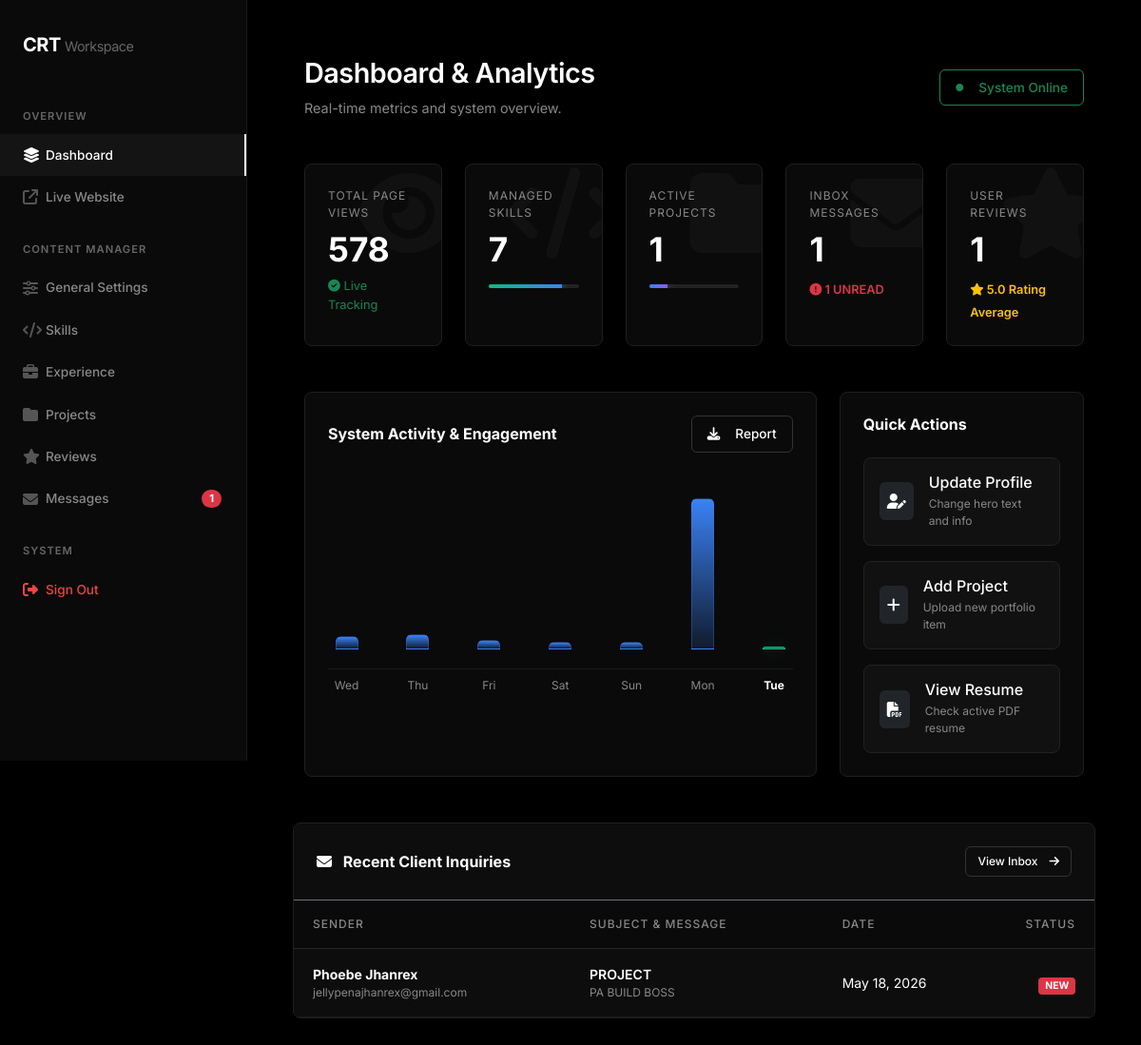
The page /admin/index (signed in) on the database its author committed.
### tables this page shows
CREATE TABLE `messages` (
  `id` int(11) NOT NULL,
  `name` varchar(100) NOT NULL,
  `email` varchar(100) NOT NULL,
  `subject` varchar(255) DEFAULT NULL,
  `message` text NOT NULL,
  `created_at` timestamp NOT NULL DEFAULT current_timestamp(),
  `is_read` tinyint(1) DEFAULT 0
);

### includes/db.php (called while the page is built, shortened)
<?php
$is_localhost = isset($_SERVER['HTTP_HOST']) && ($_SERVER['HTTP_HOST'] === 'localhost' || $_SERVER['HTTP_HOST'] === '127.0.0.1' || in_array($_SERVER['REMOTE_ADDR'], ['127.0.0.1', '::1']));
$base_url = $is_localhost ? '/garu' : '';
?>

### admin/index.php (the view, shortened to what this page needs)
<?php
include 'includes/header.php';
$base_url = $base_url ?? '';
$total_views = $pdo->query("SELECT COUNT(*) FROM analytics")->fetchColumn();
$messages_count = $pdo->query("SELECT COUNT(*) FROM messages")->fetchColumn();
$unread_messages_count = $pdo->query("SELECT COUNT(*) FROM messages WHERE is_read = 0")->fetchColumn();
$reviews_count = $pdo->query("SELECT COUNT(*) FROM ratings")->fetchColumn();
$avg_rating = $pdo->query("SELECT AVG(rating) FROM ratings")->fetchColumn();
$avg_rating = $avg_rating ? number_format($avg_rating, 1) : '0.0';
$chart_data = [];
$max_views = 0;
for ($i = 6; $i >= 0; $i--) {
    $date = date('Y-m-d', strtotime("-$i days"));
    $day_name = date('D', strtotime($date));
    $stmt = $pdo->prepare("SELECT COUNT(*) FROM analytics WHERE visit_date = ?");
    $stmt->execute([$date]);
    $views = $stmt->fetchColumn();
    $chart_data[] = ['day' => $day_name, 'views' => $views, 'date' => $date];
    if ($views > $max_views) $max_views = $views;
}
?>
    <div class="d-flex justify-content-between align-items-center mb-5">
        <div>
            <h1 class="page-title">Dashboard & Analytics</h1>
            <p class="page-subtitle mb-0">Real-time metrics and system overview.</p>
        </div>
        <div>
            <span class="btn-outline-custom text-success border-success" style="pointer-events:none;">
                <i class="fa-solid fa-circle text-success me-2" style="font-size:0.5rem;"></i> System Online
            </span>
        </div>
    </div>
    <div class="row g-4 mb-5">
        <div class="col-xl col-md-4 col-sm-6">
            <div class="card-custom h-100 position-relative overflow-hidden">
                <div style="position: absolute; top: -20px; right: -20px; color: #111; font-size: 6rem; z-index: 0;"><i class="fa-solid fa-eye"></i></div>
                <div style="position: relative; z-index: 1;">
                    <p class="text-muted-custom text-uppercase mb-2" style="font-size: 0.75rem; letter-spacing: 1px;">Total Page Views</p>
                    <h3 class="fw-bold mb-2" style="font-size: 2.2rem; color: #fff;"><?= number_format($total_views) ?></h3>
                    <div class="d-flex align-items-center gap-2">
                        <span class="text-success" style="font-size: 0.8rem;"><i class="fa-solid fa-circle-check"></i> Live Tracking</span>
                    </div>
                </div>
            </div>
        </div>
        <div class="col-xl col-md-4 col-sm-6">
            <div class="card-custom h-100 position-relative overflow-hidden">
                <div style="position: absolute; top: -20px; right: -20px; color: #111; font-size: 6rem; z-index: 0;"><i class="fa-solid fa-code"></i></div>
                <div style="position: relative; z-index: 1;">
                    <p class="text-muted-custom text-uppercase mb-2" style="font-size: 0.75rem; letter-spacing: 1px;">Managed Skills</p>
                    <?php
                    $sc = $pdo->query("SELECT COUNT(*) FROM skills")->fetchColumn();
                    $avg_percentage = $pdo->query("SELECT AVG(percentage) FROM skills")->fetchColumn();
                    $avg_percentage = $avg_percentage ? round($avg_percentage) : 0;
                    ?>
                    <h3 class="fw-bold mb-2" style="font-size: 2.2rem; color: #fff;"><?= $sc ?></h3>
                    <div class="progress mt-3" style="height: 4px; background: #222; border-radius: 4px; overflow: hidden;" title="Average Skill Proficiency: <?= $avg_percentage ?>%">
                        <div class="progress-bar" style="width: <?= $avg_percentage ?>%; background: linear-gradient(90deg, #10b981, #3b82f6); box-shadow: 0 0 8px #10b981; transition: width 1s ease;"></div>
                    </div>
                </div>
            </div>
        </div>
        <div class="col-xl col-md-4 col-sm-6">
            <div class="card-custom h-100 position-relative overflow-hidden">
                <div style="position: absolute; top: -20px; right: -20px; color: #111; font-size: 6rem; z-index: 0;"><i class="fa-solid fa-folder"></i></div>
                <div style="position: relative; z-index: 1;">
                    <p class="text-muted-custom text-uppercase mb-2" style="font-size: 0.75rem; letter-spacing: 1px;">Active Projects</p>
                    <?php
                    $pc = $pdo->query("SELECT COUNT(*) FROM projects")->fetchColumn();
                    $project_ratio = min(($pc / 5) * 100, 100);
                    ?>
                    <h3 class="fw-bold mb-2" style="font-size: 2.2rem; color: #fff;"><?= $pc ?></h3>
                    <div class="progress mt-3" style="height: 4px; background: #222; border-radius: 4px; overflow: hidden;" title="Completion Target Ratio (Target: 5 projects)">
                        <div class="progress-bar" style="width: <?= $project_ratio ?>%; background: linear-gradient(90deg, #3b82f6, #8b5cf6); box-shadow: 0 0 8px #3b82f6; transition: width 1s ease;"></div>
                    </div>
                </div>
            </div>
        </div>
        <div class="col-xl col-md-6 col-sm-6">
            <div class="card-custom h-100 position-relative overflow-hidden">
                <div style="position: absolute; top: -20px; right: -20px; color: #111; font-size: 6rem; z-index: 0;"><i class="fa-solid fa-envelope"></i></div>
                <div style="position: relative; z-index: 1;">
                    <p class="text-muted-custom text-uppercase mb-2" style="font-size: 0.75rem; letter-spacing: 1px;">Inbox Messages</p>
                    <h3 class="fw-bold mb-2" style="font-size: 2.2rem; color: #fff;"><?= $messages_count ?></h3>
                    <?php if($unread_messages_count > 0): ?>
                        <span class="text-danger" style="font-size: 0.8rem; font-weight: 600;"><i class="fa-solid fa-circle-exclamation"></i> <?= $unread_messages_count ?> UNREAD</span>
                    <?php else: ?>
                        <span class="text-success" style="font-size: 0.8rem;"><i class="fa-solid fa-circle-check"></i> Inbox all read</span>
                    <?php endif; ?>
                </div>
            </div>
        </div>
        <div class="col-xl col-md-6 col-sm-6">
            <div class="card-custom h-100 position-relative overflow-hidden">
                <div style="position: absolute; top: -20px; right: -20px; color: #111; font-size: 6rem; z-index: 0;"><i class="fa-solid fa-star"></i></div>
                <div style="position: relative; z-index: 1;">
                    <p class="text-muted-custom text-uppercase mb-2" style="font-size: 0.75rem; letter-spacing: 1px;">User Reviews</p>
                    <h3 class="fw-bold mb-2" style="font-size: 2.2rem; color: #fff;"><?= $reviews_count ?></h3>
                    <span class="text-warning" style="font-size: 0.8rem; font-weight: 600;">
                        <i class="fa-solid fa-star text-warning"></i> <?= $avg_rating ?> Rating Average
                    </span>
                </div>
            </div>
        </div>
    </div>
    <div class="row g-4">
        <div class="col-lg-8">
            <div class="card-custom h-100">
                <div class="d-flex justify-content-between align-items-center mb-4">
                    <h5 class="fw-bold fs-6 text-white mb-0">System Activity & Engagement</h5>
                    <a href="?export=csv" class="btn btn-sm btn-outline-custom"><i class="fa-solid fa-download me-2"></i> Report</a>
                </div>
                <div class="d-flex align-items-end justify-content-between mt-5" style="height: 180px; padding-bottom: 20px; border-bottom: 1px solid #1a1a1a;">
                    <?php foreach($chart_data as $data):
                        $height_percent = ($data['views'] / $max_views) * 100;
                        if($height_percent < 5 && $data['views'] > 0) $height_percent = 5;
                        if($data['views'] == 0) $height_percent = 2;
                        $is_today = ($data['date'] == date('Y-m-d'));
                        if ($is_today) {
                            $bg_style = 'background: linear-gradient(180deg, #10b981, rgba(16, 185, 129, 0.2)); border: 1px solid #10b981; box-shadow: 0 0 15px rgba(16, 185, 129, 0.3);';
                        } else {
                            $bg_style = 'background: linear-gradient(180deg, #3b82f6, rgba(59, 130, 246, 0.15)); border: 1px solid rgba(59, 130, 246, 0.3);';
                        }
                    ?>
                    <div class="chart-col d-flex flex-column align-items-center justify-content-end" style="width: 8%; height: 100%; position: relative;">
                        <div style="width: 24px; <?= $bg_style ?> height: <?= $height_percent ?>%; border-radius: 6px 6px 0 0; transition: all 0.3s cubic-bezier(0.4, 0, 0.2, 1); cursor: pointer;"
                             onmouseover="showTooltip(this)"
                             onmouseout="hideTooltip(this)"></div>
                    </div>
                    <?php endforeach; ?>
                </div>
                <div class="d-flex justify-content-between mt-2 text-muted-custom" style="font-size: 0.75rem;">
                    <?php foreach($chart_data as $data): ?>
                        <span style="width: 8%; text-align: center; <?= $data['date'] == date('Y-m-d') ? 'color: #fff; font-weight: bold;' : '' ?>"><?= $data['day'] ?></span>
                    <?php endforeach; ?>
                </div>
            </div>
        </div>
        <div class="col-lg-4">
            <div class="card-custom h-100">
                <h5 class="fw-bold fs-6 text-white mb-4">Quick Actions</h5>
                <a href="settings" class="d-block text-decoration-none mb-3 p-3" style="background: #111; border: 1px solid #222; border-radius: 8px; transition: 0.2s;" onmouseover="this.style.borderColor='#fff'" onmouseout="this.style.borderColor='#222'">
                    <div class="d-flex align-items-center gap-3">
                        <div class="bg-dark p-2 rounded"><i class="fa-solid fa-user-pen text-white"></i></div>
                        <div>
                            <h6 class="text-white mb-1 fs-6">Update Profile</h6>
                            <p class="text-muted-custom mb-0" style="font-size: 0.75rem;">Change hero text and info</p>
                        </div>
                    </div>
                </a>
                <a href="projects" class="d-block text-decoration-none mb-3 p-3" style="background: #111; border: 1px solid #222; border-radius: 8px; transition: 0.2s;" onmouseover="this.style.borderColor='#fff'" onmouseout="this.style.borderColor='#222'">
                    <div class="d-flex align-items-center gap-3">
                        <div class="bg-dark p-2 rounded"><i class="fa-solid fa-plus text-white"></i></div>
                        <div>
                            <h6 class="text-white mb-1 fs-6">Add Project</h6>
                            <p class="text-muted-custom mb-0" style="font-size: 0.75rem;">Upload new portfolio item</p>
                        </div>
                    </div>
                </a>
                <?php
                $resume_file = $base_url . '/assets/resume/Tangaro_CV.pdf';
                ?>
                <a href="<?= htmlspecialchars($resume_file) ?>" target="_blank" class="d-block text-decoration-none p-3" style="background: #111; border: 1px solid #222; border-radius: 8px; transition: 0.2s;" onmouseover="this.style.borderColor='#fff'" onmouseout="this.style.borderColor='#222'">
                    <div class="d-flex align-items-center gap-3">
                        <div class="bg-dark p-2 rounded"><i class="fa-solid fa-file-pdf text-white"></i></div>
                        <div>
                            <h6 class="text-white mb-1 fs-6">View Resume</h6>
                            <p class="text-muted-custom mb-0" style="font-size: 0.75rem;">Check active PDF resume</p>
                        </div>
                    </div>
                </a>
            </div>
    </div>
    <div class="card-custom mt-5 p-0 overflow-hidden mb-5">
        <div class="d-flex justify-content-between align-items-center p-4 border-bottom border-secondary" style="background: rgba(255,255,255,0.01);">
            <h5 class="fw-bold fs-6 text-white mb-0"><i class="fa-solid fa-envelope me-2"></i> Recent Client Inquiries</h5>
            <a href="messages" class="btn btn-sm btn-outline-custom" style="padding: 6px 12px; font-size: 0.75rem;">View Inbox <i class="fa-solid fa-arrow-right ms-1"></i></a>
        </div>
        <table class="table mb-0">
            <thead>
                <tr>
                    <th>Sender</th>
                    <th>Subject & Message</th>
                    <th>Date</th>
                    <th style="width: 100px;" class="text-end">Status</th>
                </tr>
            </thead>
            <tbody>
                <?php
                $latest_inquiries = $pdo->query("SELECT * FROM messages ORDER BY id DESC LIMIT 3")->fetchAll();
                foreach($latest_inquiries as $msg):
                ?>
                <tr style="<?= $msg['is_read'] == 0 ? 'background: rgba(255,255,255,0.01);' : '' ?>">
                    <td>
                        <div class="fw-bold text-white small"><?= htmlspecialchars($msg['name']) ?></div>
                        <div class="text-muted-custom" style="font-size: 0.75rem;"><?= htmlspecialchars($msg['email']) ?></div>
                    </td>
                    <td>
                        <div class="text-white small fw-semibold"><?= htmlspecialchars($msg['subject'] ?: '(No Subject)') ?></div>
                        <div class="text-muted-custom text-truncate" style="max-width: 500px; font-size: 0.75rem;"><?= htmlspecialchars($msg['message']) ?></div>
                    </td>
                    <td class="text-muted-custom small"><?= date('M d, Y', strtotime($msg['created_at'])) ?></td>
                    <td class="text-end">
                        <?php if($msg['is_read'] == 0): ?>
                            <span class="badge bg-danger" style="font-size: 0.65rem; border-radius: 4px;">NEW</span>
                        <?php else: ?>
                            <span class="badge bg-dark border border-secondary text-secondary" style="font-size: 0.65rem; border-radius: 4px;">READ</span>
                        <?php endif; ?>
                    </td>
                </tr>
                <?php endforeach; ?>
            </tbody>
        </table>
    </div>
<?php include 'includes/footer.php'; ?>

### admin/includes/header.php (style rules this page uses)
body { background-color: #000; color: #ededed; font-family: 'Inter', sans-serif; overflow-x: hidden; }
.page-title { font-size: 1.8rem; font-weight: 600; color: #fff; letter-spacing: -0.5px; margin-bottom: 8px; }
.page-subtitle { color: #888; font-size: 0.9rem; margin-bottom: 40px; }
.card-custom { background: #0a0a0a; border: 1px solid #1f1f1f; border-radius: 8px; padding: 24px; }
.btn-outline-custom { display: inline-flex; align-items: center; justify-content: center; gap: 8px; background: transparent; color: #fff; border: 1px solid #333; padding: 8px 16px; border-radius: 6px; font-size: 0.85rem; font-weight: 500; transition: 0.2s; }
.table { margin-bottom: 0; color: #fff !important; }
.table th { background: transparent; border-bottom: 1px solid #262626; color: #888; font-size: 0.75rem; text-transform: uppercase; letter-spacing: 1px; font-weight: 500; padding: 16px 20px; }
.table td { background: transparent; border-bottom: 1px solid #1a1a1a; padding: 16px 20px; vertical-align: middle; border-top: none; color: #fff !important; }
.text-muted-custom { color: #888; }

### rows shown on the page
messages: name "Phoebe Jhanrex", email "jellypenajhanrex@gmail.com", subject "PROJECT", message "PA BUILD BOSS", created_at "May 18, 2026", is_read "NEW"

### other values the page prints
$unread_count "1"
$total_views "578"
$sc "7"
$pc "1"
$messages_count "1"
$unread_messages_count "1"
$reviews_count "1"
$avg_rating "5.0"
$data['day'] "Wed"
$data['day'] "Thu"
$data['day'] "Fri"
$data['day'] "Sat"
$data['day'] "Sun"
$data['day'] "Mon"
$data['day'] "Tue"
